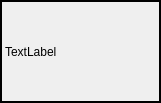
<?xml version="1.0" encoding="UTF-8"?>
<ui version="4.0">
 <class>GetFrame</class>
 <widget class="QWidget" name="GetFrame">
  <property name="geometry">
   <rect>
    <x>0</x>
    <y>0</y>
    <width>161</width>
    <height>103</height>
   </rect>
  </property>
  <property name="windowTitle">
   <string>Form</string>
  </property>
  <layout class="QHBoxLayout" name="horizontalLayout">
   <property name="leftMargin">
    <number>0</number>
   </property>
   <property name="topMargin">
    <number>0</number>
   </property>
   <property name="rightMargin">
    <number>0</number>
   </property>
   <property name="bottomMargin">
    <number>0</number>
   </property>
   <item>
    <widget class="QLabel" name="label">
     <property name="frameShape">
      <enum>QFrame::WinPanel</enum>
     </property>
     <property name="text">
      <string>TextLabel</string>
     </property>
    </widget>
   </item>
  </layout>
 </widget>
 <resources/>
 <connections/>
</ui>
